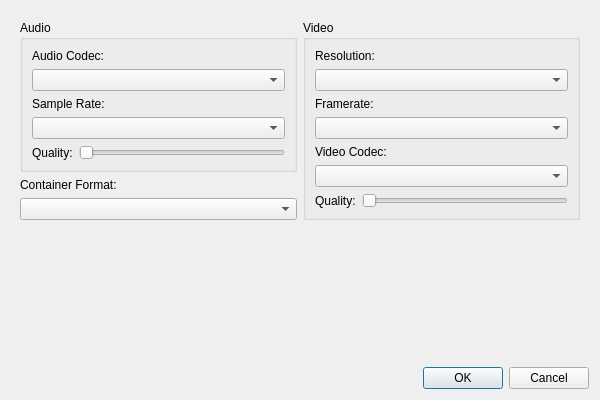
<?xml version="1.0" encoding="UTF-8"?>
<ui version="4.0">
 <class>VideoSettingsUi</class>
 <widget class="QDialog" name="VideoSettingsUi">
  <property name="geometry">
   <rect>
    <x>0</x>
    <y>0</y>
    <width>600</width>
    <height>400</height>
   </rect>
  </property>
  <property name="windowTitle">
   <string>Dialog</string>
  </property>
  <layout class="QGridLayout" name="gridLayout_4">
   <item row="0" column="0">
    <widget class="QScrollArea" name="scrollArea">
     <property name="frameShape">
      <enum>QFrame::NoFrame</enum>
     </property>
     <property name="widgetResizable">
      <bool>true</bool>
     </property>
     <widget class="QWidget" name="scrollAreaWidgetContents">
      <property name="geometry">
       <rect>
        <x>0</x>
        <y>0</y>
        <width>543</width>
        <height>250</height>
       </rect>
      </property>
      <layout class="QGridLayout" name="gridLayout_3">
       <item row="0" column="0">
        <widget class="QGroupBox" name="groupBox">
         <property name="title">
          <string>Audio</string>
         </property>
         <layout class="QGridLayout" name="gridLayout">
          <item row="0" column="0" colspan="2">
           <widget class="QLabel" name="label_2">
            <property name="text">
             <string>Audio Codec:</string>
            </property>
           </widget>
          </item>
          <item row="1" column="0" colspan="2">
           <widget class="QComboBox" name="audioCodecBox"/>
          </item>
          <item row="2" column="0" colspan="2">
           <widget class="QLabel" name="label_5">
            <property name="text">
             <string>Sample Rate:</string>
            </property>
           </widget>
          </item>
          <item row="3" column="0" colspan="2">
           <widget class="QComboBox" name="audioSampleRateBox"/>
          </item>
          <item row="4" column="0">
           <widget class="QLabel" name="label_3">
            <property name="text">
             <string>Quality:</string>
            </property>
           </widget>
          </item>
          <item row="4" column="1">
           <widget class="QSlider" name="audioQualitySlider">
            <property name="maximum">
             <number>4</number>
            </property>
            <property name="orientation">
             <enum>Qt::Horizontal</enum>
            </property>
           </widget>
          </item>
         </layout>
        </widget>
       </item>
       <item row="0" column="1" rowspan="3">
        <widget class="QGroupBox" name="groupBox_2">
         <property name="title">
          <string>Video</string>
         </property>
         <layout class="QGridLayout" name="gridLayout_2">
          <item row="0" column="0" colspan="2">
           <widget class="QLabel" name="label_8">
            <property name="text">
             <string>Resolution:</string>
            </property>
           </widget>
          </item>
          <item row="1" column="0" colspan="2">
           <widget class="QComboBox" name="videoResolutionBox"/>
          </item>
          <item row="2" column="0" colspan="2">
           <widget class="QLabel" name="label_9">
            <property name="text">
             <string>Framerate:</string>
            </property>
           </widget>
          </item>
          <item row="3" column="0" colspan="2">
           <widget class="QComboBox" name="videoFramerateBox"/>
          </item>
          <item row="4" column="0" colspan="2">
           <widget class="QLabel" name="label_6">
            <property name="text">
             <string>Video Codec:</string>
            </property>
           </widget>
          </item>
          <item row="5" column="0" colspan="2">
           <widget class="QComboBox" name="videoCodecBox"/>
          </item>
          <item row="6" column="0">
           <widget class="QLabel" name="label_7">
            <property name="text">
             <string>Quality:</string>
            </property>
           </widget>
          </item>
          <item row="6" column="1">
           <widget class="QSlider" name="videoQualitySlider">
            <property name="maximum">
             <number>4</number>
            </property>
            <property name="orientation">
             <enum>Qt::Horizontal</enum>
            </property>
           </widget>
          </item>
         </layout>
        </widget>
       </item>
       <item row="1" column="0">
        <widget class="QLabel" name="label_4">
         <property name="text">
          <string>Container Format:</string>
         </property>
        </widget>
       </item>
       <item row="2" column="0">
        <widget class="QComboBox" name="containerFormatBox"/>
       </item>
      </layout>
     </widget>
    </widget>
   </item>
   <item row="1" column="0">
    <spacer name="verticalSpacer">
     <property name="orientation">
      <enum>Qt::Vertical</enum>
     </property>
     <property name="sizeHint" stdset="0">
      <size>
       <width>20</width>
       <height>14</height>
      </size>
     </property>
    </spacer>
   </item>
   <item row="2" column="0">
    <widget class="QDialogButtonBox" name="buttonBox">
     <property name="orientation">
      <enum>Qt::Horizontal</enum>
     </property>
     <property name="standardButtons">
      <set>QDialogButtonBox::Cancel|QDialogButtonBox::Ok</set>
     </property>
    </widget>
   </item>
  </layout>
 </widget>
 <resources/>
 <connections>
  <connection>
   <sender>buttonBox</sender>
   <signal>accepted()</signal>
   <receiver>VideoSettingsUi</receiver>
   <slot>accept()</slot>
   <hints>
    <hint type="sourcelabel">
     <x>350</x>
     <y>300</y>
    </hint>
    <hint type="destinationlabel">
     <x>45</x>
     <y>250</y>
    </hint>
   </hints>
  </connection>
  <connection>
   <sender>buttonBox</sender>
   <signal>rejected()</signal>
   <receiver>VideoSettingsUi</receiver>
   <slot>reject()</slot>
   <hints>
    <hint type="sourcelabel">
     <x>400</x>
     <y>250</y>
    </hint>
    <hint type="destinationlabel">
     <x>350</x>
     <y>300</y>
    </hint>
   </hints>
  </connection>
 </connections>
</ui>
